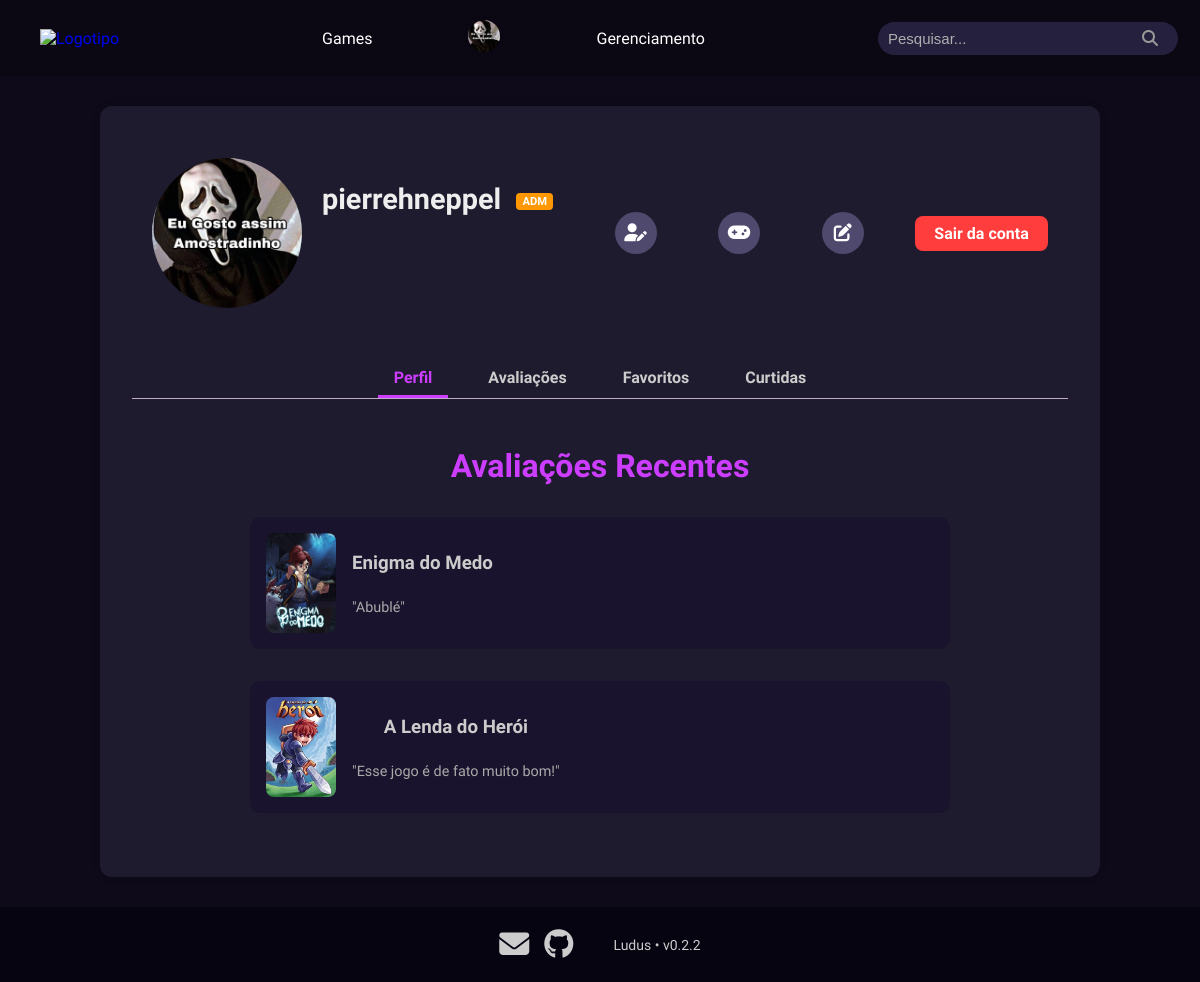
The page /Site/perfil.php (signed in) on the database its author committed.
### tables this page shows
CREATE TABLE `usuario` (
  `id` int NOT NULL AUTO_INCREMENT,
  `nome` varchar(30) NOT NULL,
  `email` varchar(100) NOT NULL,
  `tipo` enum('jogador','desenvolvedor','administrador') NOT NULL,
  `senha` varchar(255) NOT NULL,
  `foto_perfil` varchar(255) DEFAULT 'img/usuarios/default.png',
  `data_cadastro` datetime DEFAULT CURRENT_TIMESTAMP,
  PRIMARY KEY (`id`),
  UNIQUE KEY `nome` (`nome`),
  UNIQUE KEY `email` (`email`)
);

CREATE TABLE `avaliacao` (
  `id` int NOT NULL AUTO_INCREMENT,
  `nota` decimal(2,1) NOT NULL,
  `data_avaliacao` datetime NOT NULL DEFAULT CURRENT_TIMESTAMP,
  `texto` text,
  `id_jogo` int NOT NULL,
  `id_usuario` int NOT NULL,
  PRIMARY KEY (`id`),
  KEY `fk_avaliacao_jogo` (`id_jogo`),
  KEY `fk_avaliacao_usuario` (`id_usuario`),
  CONSTRAINT `fk_avaliacao_jogo` FOREIGN KEY (`id_jogo`) REFERENCES `jogo` (`id`),
  CONSTRAINT `fk_avaliacao_usuario` FOREIGN KEY (`id_usuario`) REFERENCES `usuario` (`id`),
  CONSTRAINT `avaliacao_chk_1` CHECK ((`nota` between 0 and 5))
);

CREATE TABLE `jogo` (
  `id` int NOT NULL AUTO_INCREMENT,
  `nome` varchar(100) NOT NULL,
  `estudio` varchar(100) DEFAULT NULL,
  `desenvolvedor` varchar(100) DEFAULT NULL,
  `descricao` text,
  `imagem` varchar(255) DEFAULT 'img/jogos/default.png',
  `data_lancamento` date DEFAULT NULL,
  `id_usuario` int NOT NULL,
  PRIMARY KEY (`id`),
  KEY `fk_jogo_usuario` (`id_usuario`),
  CONSTRAINT `fk_jogo_usuario` FOREIGN KEY (`id_usuario`) REFERENCES `usuario` (`id`)
);

CREATE TABLE `comentario` (
  `id` int NOT NULL AUTO_INCREMENT,
  `data_comentario` datetime NOT NULL DEFAULT CURRENT_TIMESTAMP,
  `texto` text NOT NULL,
  `id_usuario` int NOT NULL,
  `id_avaliacao` int NOT NULL,
  PRIMARY KEY (`id`),
  KEY `fk_comentario_usuario` (`id_usuario`),
  KEY `fk_comentario_avaliacao` (`id_avaliacao`),
  CONSTRAINT `fk_comentario_avaliacao` FOREIGN KEY (`id_avaliacao`) REFERENCES `avaliacao` (`id`),
  CONSTRAINT `fk_comentario_usuario` FOREIGN KEY (`id_usuario`) REFERENCES `usuario` (`id`)
);

### Site/perfil.php (the view, shortened to what this page needs)
<?php
require_once("config.php");
$id_usuario = $_SESSION['id_usuario'];
$stmt = $mysqli->prepare("SELECT nome, foto_perfil, tipo FROM usuario WHERE id = ?");
$stmt->bind_param("i", $_SESSION['id_usuario']);
$stmt->execute();
$resultado = $stmt->get_result();
$usuario = $resultado->fetch_assoc();
$nomeUsuario = $usuario['nome'];
$foto_perfilPerfil = $usuario['foto_perfil'] ?: 'img/usuarios/default.png';
$tipoUsuario = $usuario['tipo'];
$avaliacoesStmt = $mysqli->prepare("
  SELECT
    j.id AS id_jogo,
    j.nome AS nome_jogo,
    j.imagem AS foto_perfil_jogo,
    c.texto AS comentario,
    a.data_avaliacao
  FROM avaliacao a
  JOIN jogo j ON a.id_jogo = j.id
  LEFT JOIN comentario c ON c.id_avaliacao = a.id
  WHERE a.id_usuario = ?
  ORDER BY a.data_avaliacao DESC
  LIMIT 3
");
$avaliacoesStmt->bind_param("i", $id_usuario);
$avaliacoesStmt->execute();
$avaliacoes = $avaliacoesStmt->get_result();
?>
<!DOCTYPE html>
<html lang="pt-BR">
<head>
  <link rel="stylesheet" href="./css/style.css">
  <link rel="stylesheet" href="./css/perfil.css">
  <link rel="stylesheet" href="https://cdnjs.cloudflare.com/ajax/libs/font-awesome/6.5.0/css/all.min.css">
</head>
<body>
  <main class="perfil-container">
    <section class="perfil-top">
      <div class="perfil-info">
        <img src="<?php echo htmlspecialchars($foto_perfilPerfil); ?>" alt="Foto de perfil" class="foto-perfil">
        <h1 class="perfil-nome">
          <?php echo htmlspecialchars($nomeUsuario); ?>
          <?php if ($tipoUsuario === 'desenvolvedor'): ?>
            <span class="badge dev">DEV</span>
          <?php elseif ($tipoUsuario === 'administrador'): ?>
            <span class="badge adm">ADM</span>
          <?php endif; ?>
        </h1>
      </div>
      <a href="editar_perfil.php" class="icon-link" title="Editar perfil"><i class="fa-solid fa-user-pen"></i></a>
      <?php if ($tipoUsuario === 'administrador' || $tipoUsuario === 'desenvolvedor'): ?>
        <a href="cadastro_jogo.php" class="icon-link" title="Cadastrar jogo">
          <i class="fa-solid fa-gamepad"></i>
        </a>
        <a href="alteracao_exclusao_jogos.php" class="icon-link" title="Editar jogo">
          <i class="fa-solid fa-pen-to-square"></i>
        </a>
      <?php endif; ?>
      <a href="logout.php" class="btn-logout">Sair da conta</a>
    </section>
    <nav class="perfil-nav">
      <a href="perfil.php" class="ativo">Perfil</a>
      <a href="perfil_avaliacoes.php">Avaliações</a>
      <a href="perfil_favoritos.php">Favoritos</a>
      <a href="perfil_curtidas.php">Curtidas</a>
    </nav>
    <section class="recentes">
      <h2 class="recently-reviewed-title">Avaliações Recentes</h2>
      <div class="avaliacoes-recentes">
        <?php if ($avaliacoes->num_rows > 0): ?>
          <?php while ($row = $avaliacoes->fetch_assoc()): ?>
            <a href="dashboard.php?id=<?php echo $row['id_jogo']; ?>" class="avaliacao-link">
              <div class="avaliacao">
                <img src="<?php echo htmlspecialchars($row['foto_perfil_jogo']); ?>"
                  alt="<?php echo htmlspecialchars($row['nome_jogo']); ?>">
                <div class="avaliacao-info">
                  <h3><?php echo htmlspecialchars($row['nome_jogo']); ?></h3>
                  <p>
                    "<?php echo htmlspecialchars(!empty($row['comentario']) ? $row['comentario'] : 'Você ainda não comentou nessa avaliação!'); ?>"
                  </p>
                </div>
              </div>
            </a>
          <?php endwhile; ?>
        <?php else: ?>
          <p style="color: #888; text-align: center;">Nenhuma avaliação feita ainda.</p>
        <?php endif; ?>
      </div>
    </section>
  </main>
  <?php include __DIR__ . '/footers/footer.php'; ?>
</body>
</html>

### Site/css/style.css (style rules this page uses)
html { margin: 0; padding: 0; }
* { box-sizing: border-box; }
html { height: 100%; min-height: 100%; }
body { margin: 0; padding: 0; font-family: 'comfortaa', sans-serif; background-color: #0e0a1a; color: #d9d9d9; display: flex; flex-direction: column; min-height: 100vh; }
main { background-color: #0b0619; }
nav { display: flex; align-items: center; gap: 80px; }
nav a { color: #d9d9d9; text-decoration: none; }
a:not(.a-Button) { transition: color 0.3s ease; }
span { color: #ccc; }
.avaliacao { background-color: #1f1b2e; padding: 1rem; border-radius: 10px; margin-top: 1rem; }

### Site/css/perfil.css (style rules this page uses)
a { text-decoration: none; }
.perfil-container { width: 100%; max-width: 1000px; min-height: 500px; margin: 30px auto; padding: 2rem; background-color: #1f1b2e; border-radius: 12px; box-shadow: 0 0 10px rgba(0, 0, 0, 0.1); }
.perfil-top { display: flex; align-items: center; justify-content: space-between; flex-wrap: wrap; gap: 1rem; padding-bottom: 1rem; padding: 20px; }
.perfil-info { display: flex; }
.perfil-top img.foto-perfil { width: 150px; height: 150px; object-fit: cover; border-radius: 50%; }
.perfil-nome { flex-grow: 1; font-size: 1.8rem; font-weight: 600; color: #eee; margin-left: 20px; }
.badge { display: inline-block; font-size: 0.7rem; font-weight: bold; color: white; padding: 2px 6px; border-radius: 4px; margin-left: 8px; vertical-align: middle; }
.badge.adm { background-color: #ff9800; }
.btn-logout { background-color: #ff3d3d; color: #fff; padding: 0.5rem 1.2rem; border: none; border-radius: 8px; font-weight: bold; cursor: pointer; transition: background-color 0.2s ease; }
.icon-link { display: inline-flex; align-items: center; justify-content: center; width: 42px; height: 42px; border-radius: 50%; background: #4f4a6d; color: #fff; text-decoration: none; margin-left: 10px; font-size: 18px; transition: all 0.3s ease-in-out; }
.perfil-nav { display: flex; justify-content: center; gap: 1.5rem; margin: 2rem 0 1rem; border-bottom: 1px solid #bfa9c9; }
.perfil-nav a { text-decoration: none; color: #ccc; padding: 0.5rem 1rem; font-weight: bold; border-bottom: 3px solid transparent; transition: all 0.3s ease; }
.perfil-nav a:hover, .perfil-nav a.ativo { color: #cd3dff; border-color: #cd3dff; }
.recentes { margin-top: 2rem; text-align: center; font-size: 1rem; color: #666; }
.recently-reviewed-title { font-size: 2rem; font-weight: bold; color: #cd3dff; margin: 3rem 0 2rem; text-align: center; }
.avaliacao { display: flex; align-items: flex-start; gap: 1rem; margin-left: auto; margin-right: auto; margin-bottom: 2rem; background-color: #1a132d; padding: 1rem; border-radius: 10px; max-width: 700px; transition: transform 0.2s ease, background-color 0.2s ease; }
.avaliacao p { text-align :justify; }
.avaliacao img { width: 70px; height: 100px; border-radius: 8px; object-fit: cover; }
.avaliacao-info { display: flex; flex-direction: column; gap: 0.4rem; color: #ccc; }
.avaliacao-info p { margin: 0; font-size: 0.9rem; color: #aaa; }

### rows shown on the page
usuario: foto_perfil (picture), nome "pierrehneppel"
avaliacao: id_jogo.imagem (picture), id_jogo.nome "Enigma do Medo", comentario.texto "Abublé"
avaliacao: id_jogo.imagem (picture), id_jogo.nome "A Lenda do Herói", comentario.texto "Esse jogo é de fato muito bom!"

### other values the page prints
$version "v0.2.2"
